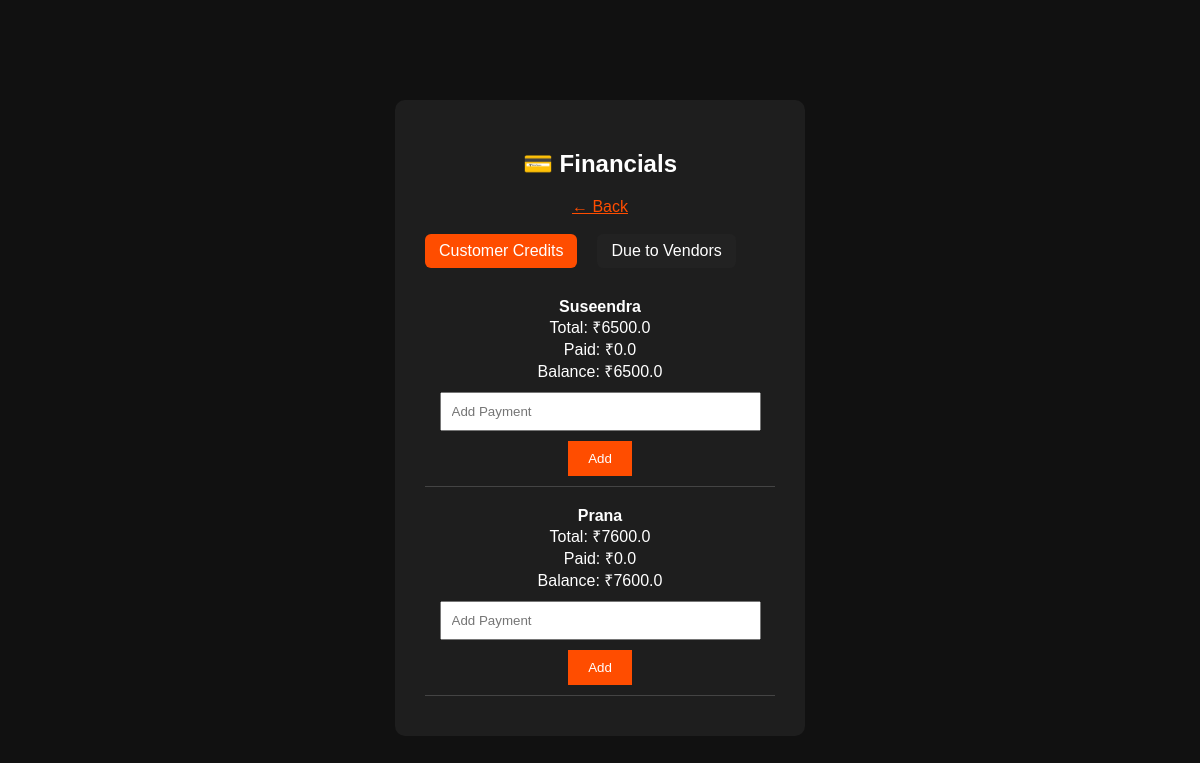
Screenshot of /credit_report (signed in) with the database file from the repository.
### tables this page shows
CREATE TABLE rentals (
        id INTEGER PRIMARY KEY AUTOINCREMENT,
        customer_name TEXT,
        phone TEXT,
        start_date TEXT,
        end_date TEXT,
        total_amount REAL,
        advance_paid REAL,
        balance REAL,
        status TEXT
    );

### app.py (the view)
@app.route("/credit_report")
def credit_report():
    if "user_id" not in session:
        return redirect("/")
    conn = get_db()
    rentals = conn.execute("""
    SELECT * FROM rentals
    ORDER BY id DESC
    """).fetchall()
    vendors = conn.execute("""
    SELECT * FROM outside_items
    ORDER BY id DESC
    """).fetchall()
    conn.close()
    return render_template(
        "credit_report.html",
        rentals=rentals,
        vendors=vendors
    )

### app.py (called while the page is built)
def get_db():
    conn = sqlite3.connect(DATABASE)
    conn.row_factory = sqlite3.Row
    return conn

### templates/credit_report.html (shortened to what this page needs)
<!DOCTYPE html>
<html>
<head>
<link rel="stylesheet" href="/static/style.css">
</head>
<body>
<div class="container">
<h2>💳 Financials</h2>
<a href="/dashboard">← Back</a>
<br><br>
<div class="tabs">
<div class="tab active" onclick="showTab('customer')">
Customer Credits
</div>
<div class="tab" onclick="showTab('vendors')">
Due to Vendors
</div>
</div>
<div id="customer" class="section active">
{% for rental in rentals %}
<div class="card">
<strong>{{ rental["customer_name"] }}</strong><br>
Total: ₹{{ rental["total_amount"] }}<br>
Paid: ₹{{ rental["advance_paid"] }}<br>
Balance: ₹{{ rental["balance"] }}
{% if rental["balance"] > 0 %}
<form method="POST" action="/add_payment/{{ rental['id'] }}">
<input type="number" name="payment" placeholder="Add Payment">
<button type="submit">Add</button>
</form>
{% else %}
<br>✅ Fully Paid
{% endif %}
</div>
{% endfor %}
</div>
</div>
</body>
</html>

### static/style.css (style rules this page uses)
body { font-family: Arial, sans-serif; background-color: #111; color: white; text-align: center; margin-top: 100px; }
.container { background: #1e1e1e; padding: 30px; width: 350px; margin: auto; border-radius: 10px; }
input { width: 90%; padding: 10px; margin: 10px 0; }
button { padding: 10px 20px; background: #ff4d00; border: none; color: white; cursor: pointer; }
a { color: #ff4d00; }

### templates/credit_report.html (style rules this page uses)
.tabs { display:flex; gap:20px; margin-bottom:20px; }
.tab { padding:8px 14px; background:#222; border-radius:6px; cursor:pointer; }
.tab.active { background:#ff4d00; }
.section { display:none; }
.section.active { display:block; }
.card { border-bottom:1px solid #444; padding:10px; margin-bottom:10px; }

### rows the page displays
rentals: customer_name "Suseendra", total_amount "6500.0", advance_paid "0.0", balance "6500.0"
rentals: customer_name "Prana", total_amount "7600.0", advance_paid "0.0", balance "7600.0"
